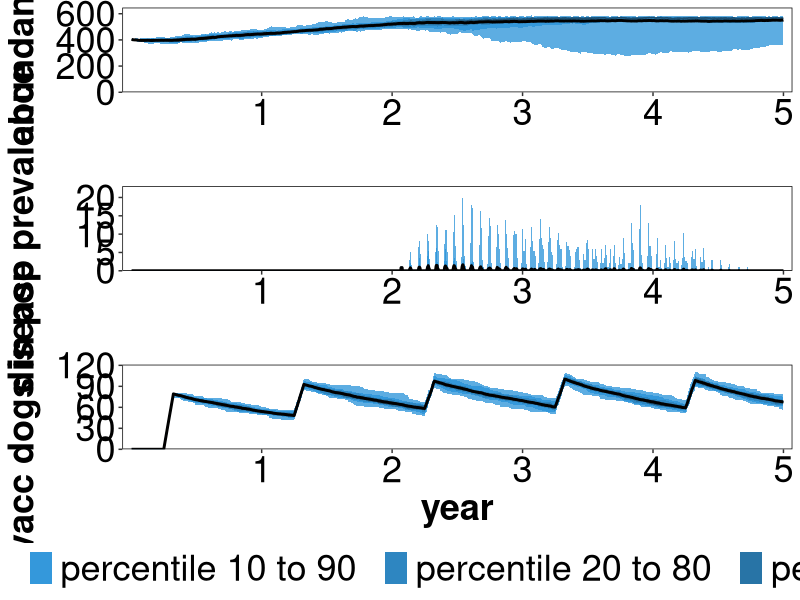

This chart was generated by the following R code:


# BioEcon for Canine Rabies is an individual-based, stochastic simulation model that forecasts the 
# economic and biological results of management.

# Built by Aaron Anderson, Johann Kotze, Brody Hatch, and Jordan Navin

# Version 0.2. Last updated October 4, 2017
# Inquiries and bugs to: Aaron.M.Anderson@aphis.usda.gov 
# Custom builds available

# MIT License
# Copyright (c) 2017 Aaron Anderson
# Permission is hereby granted, free of charge, to any person obtaining a copy
# of this software and associated documentation files (the "Software"), to deal
# in the Software without restriction, including without limitation the rights
# to use, copy, modify, merge, publish, distribute, sublicense, and/or sell
# copies of the Software, and to permit persons to whom the Software is
# furnished to do so, subject to the following conditions:
# The above copyright notice and this permission notice shall be included in all
# copies or substantial portions of the Software.
# THE SOFTWARE IS PROVIDED "AS IS", WITHOUT WARRANTY OF ANY KIND, EXPRESS OR
# IMPLIED, INCLUDING BUT NOT LIMITED TO THE WARRANTIES OF MERCHANTABILITY,
# FITNESS FOR A PARTICULAR PURPOSE AND NONINFRINGEMENT. IN NO EVENT SHALL THE
# AUTHORS OR COPYRIGHT HOLDERS BE LIABLE FOR ANY CLAIM, DAMAGES OR OTHER
# LIABILITY, WHETHER IN AN ACTION OF CONTRACT, TORT OR OTHERWISE, ARISING FROM,
# OUT OF OR IN CONNECTION WITH THE SOFTWARE OR THE USE OR OTHER DEALINGS IN THE
# SOFTWARE.


rm(list=ls())
set.seed(1)

# load required packages
library(ggplot2)
library(gridExtra)
library(gtable)
library(grid)

# inputs for simulation
simulationYears <- 5
simulationEnd   <- 365 * simulationYears
iterations      <- 25

# inputs for initial population
initialPopSize    <- 404
initialFracAdult  <- 0.49
initialFracPup    <- 0.39
initialFracFemale <- 0.38
initialFracImmune <- 0.0
initialFracContra <- 0.0
initialFracVacc   <- 0.0
initialFracSter   <- 0.0

# inputs for mortality
maxJuvAge          <- 299
maxPuppyAge        <- 89
maxAge             <- 4000
carryingCap        <- 577
pupAnnMortProb     <- 0.90
juvAnnMortProb     <- 0.63
adultAnnMortProb   <- 0.32
emigrationProb     <- 0

# inputs for reproduction
immigrantDogs        <- 189
expectedLittersPFY   <- 0.31
expLitterPer <- expectedLittersPFY
meanLitterSize       <- 4.4
femalePupProb        <- 0.38
fractionBirthPulse   <- 0.0
birthPulseVector     <- rep(0, 12)
birthPulseVector[1]  <- 0 
birthPulseVector[2]  <- 0 
birthPulseVector[3]  <- 0
birthPulseVector[4]  <- 0 
birthPulseVector[5]  <- 0 
birthPulseVector[6]  <- 0 
birthPulseVector[7]  <- 0
birthPulseVector[8]  <- 0
birthPulseVector[9]  <- 0 
birthPulseVector[10] <- 0 
birthPulseVector[11] <- 0 
birthPulseVector[12] <- 0 

# inputs for disease
monthsOfPressure      <- 1
dogsPerMonthExposed   <- 1
monthInitIntroduction <- 25
transmissionParam     <- 2.15
bitesPerRabidMean <- transmissionParam
bitesPerRabidShape    <- 1.33
probInfectionFromBite <- 0.49
timeLimitExposed      <- 22 
timeLimitInfective    <- 3
survivalProb          <- 0

# inputs for benefits of management
bitesPerNonRabid     <- 0.00017/3 
bitesPerRabid        <- 0.06756/3 
PEPperNonRabidBite   <- 0.991
PEPperRabidBite      <- 0.991
costPerPEP           <- 754.92
lifeLossPerRabidBite <- 0.19

# inputs for treatment costs
vaccineCost             <- 2.426
contraceptionCostFemale <- 150
contraceptionCostMale   <- 150
sterilizationCostFemale <- 300
sterilizationCostMale   <- 200
euthanasiaCost          <- 150

# inputs for effectiveness of contraception and vaccination
timeVaccineEffective       <- 730
timeBoosterEffective       <- 1095
timeContraEffectiveMales   <- 730
timeContraEffectiveFemales <- 730

# inputs for contact costs
# note: 25, 50, 75, 100, mean 25% 50%, 75%, 100% of specified 
#       initial abundance
contactCost25  <- 1019.09
contactCost50  <- 2757.3
contactCost75  <- 4735.89
contactCost100 <- 8453.7

# input for budget years 1-5    
annualBudget     <- rep(0, simulationYears)
annualBudget[1]  <- 1000
annualBudget[2]  <- 1000
annualBudget[3]  <- 1000
annualBudget[4]  <- 1000
annualBudget[5]  <- 1000

# inputs for strategy
# note: model assumes already sterilized dogs are not re-sterilized. 
#       Within the same year dogs will not be vaccinated or contracepted 
#       twice. If dogs are re-contancted in a future year, they will be 
#       re-vaccinated or re-contracepted
# note: contraception and sterilization cannot both equal 1 for same 
#       demographic
# note: if euthanisia equal 1 for some demographic, 
#       all other treatments must equal zero  
vaccPuppyMale     <- 1
vaccPuppyFemale   <- 1
vaccAdultMale     <- 1
vaccAdultFemale   <- 1
vaccJuvMale       <- 1
vaccJuvFemale     <- 1
contraPuppyMale   <- 0
contraPuppyFemale <- 0
contraAdultMale   <- 0
contraAdultFemale <- 0
contraJuvMale     <- 0
contraJuvFemale   <- 0
sterPuppyMale     <- 0
sterPuppyFemale   <- 0
sterAdultMale     <- 0
sterAdultFemale   <- 0
sterJuvMale       <- 0
sterJuvFemale     <- 0
euthPuppyMale     <- 0
euthPuppyFemale   <- 0
euthAdultMale     <- 0
euthAdultFemale   <- 0
euthJuvMale       <- 0
euthJuvFemale     <- 0

boosterGiven <- TRUE

# inputs for management timing
mgtMonthVector     <- rep(0, 12)
mgtMonthVector[1]  <- 0 
mgtMonthVector[2]  <- 0 
mgtMonthVector[3]  <- 0
mgtMonthVector[4]  <- 1
mgtMonthVector[5]  <- 0
mgtMonthVector[6]  <- 0
mgtMonthVector[7]  <- 0
mgtMonthVector[8]  <- 0
mgtMonthVector[9]  <- 0
mgtMonthVector[10] <- 0
mgtMonthVector[11] <- 0
mgtMonthVector[12] <- 0

########################################################################################################################
# Misc preliminary calculations and assignments:

# Get total number of days in simulation:
simulationEnd   <- 365 * simulationYears

# A vector of month number for use in seasonal timing:
monthSeries <- c(rep(1, 31), rep(2, 28), rep(3, 31), rep(4, 30), 
                 rep(5, 31), rep(6, 30), rep(7, 31), rep(8, 31),
                 rep(9, 30), rep(10, 31), rep(11, 30), rep(12, 31)) 

monthFirstDays <- rep(c(match(1, monthSeries), match(2, monthSeries), match(3, monthSeries), match(4, monthSeries),
                        match(5, monthSeries), match(6, monthSeries), match(7, monthSeries), match(8, monthSeries),
                        match(9, monthSeries), match(10, monthSeries), match(11, monthSeries), match(12, monthSeries)),
                      simulationYears)

# Get days of each year that disease will be introduced:
pressureMonths <- seq(monthInitIntroduction, monthInitIntroduction + monthsOfPressure - 1)  
pressureYears <- (pressureMonths - 1) %/% 12 + 1
pressureDays <- list()
for (i in 1:simulationYears) {
  if (sum(pressureYears == i) > 0) {
    pressureDays[[i]] <- monthFirstDays[pressureMonths[pressureYears == i]]
  } else {
    pressureDays[[i]] <- 0
  }
}
flush.console()

# Calculate demographics of initial population:
initialAdults     <- round(initialFracAdult * initialPopSize)
initialSubAdults  <- initialPopSize - initialAdults
initialPuppies    <- round(initialFracPup * initialSubAdults)
initialJuveniles  <- initialSubAdults - initialPuppies

# Calculate daily mortality probabilities:
pupMortalityProb   <- 1 - (1 - pupAnnMortProb) ^ (1/365)
juvMortalityProb   <- 1 - (1 - juvAnnMortProb) ^ (1/365)
adultMortalityProb <- 1 - (1 - adultAnnMortProb) ^ (1/365)

# Calculate daily litter probabilities:
monthDayCount <- c(31, 28, 31, 30, 31, 30, 31, 31, 30, 31, 30, 31)
if(sum(birthPulseVector) != 12 & sum(birthPulseVector != 0)) {
  peakDays <- sum(birthPulseVector * monthDayCount)
  peakProb <- (fractionBirthPulse * expLitterPer) / peakDays
  offPeakDays <- sum((!birthPulseVector) * monthDayCount)
  offPeakProb <- ((1-fractionBirthPulse) * expLitterPer) / offPeakDays
  litterProbability <- rep(offPeakProb, 365)
  for(m in 1:12) {
    if(birthPulseVector[m] == 1) {
      litterProbability[monthSeries == m] <- peakProb
    }
  }
} else {
  litterProbability <- rep(expLitterPer / 365, 365)
}

# Calculate marginal costs of contact:
marginalCost1 <- contactCost25 / (initialPopSize * 0.25)
marginalCost2 <- contactCost50 / (initialPopSize * 0.25)
marginalCost3 <- contactCost75 / (initialPopSize * 0.25)
marginalCost4 <- contactCost100 / (initialPopSize * 0.25)
marginalCost <- c(marginalCost1, marginalCost2, marginalCost3, marginalCost4)

# List days that management will occur:
mgtDayVector <- rep(0, 365)
for(m in 1:12) {
  if(mgtMonthVector[m] == 1) {
    mgtDayVector[monthSeries == m] <- 1
  }
}
managementDays <- seq(1, 365)
managementDays <- managementDays[mgtDayVector == 1]

# A list of traits in the population matrix:
traitList <- c('age', 'puppy', 'adult','female',
               'sterilized', 'contracepted', 'timeContra',
               'vaccinated', 'timeVacc',
               'boosted', 'contacted', 'contactCost',
               'exposed', 'timeExposed',
               'infective', 'timeInfective',
               'immune', 'month')

# A list of results that will be tracked:
censusSeries <- c('abundance', 'puppy', 'adult', 'females', 
                  'sterilized', 'femalesSterilized',
                  'contracepted', 'femalesContracepted', 
                  'vaccinated', 'immune', 'exposed', 'infective',
                  'PEPs', 'lifeLoss', 'newlyVaccinated') 
censusVector <- rep(0, length(censusSeries))
names(censusVector) <- censusSeries

# Create a 3d array to store results:
resultsMatrix <- array(data=NA, dim=c(simulationEnd, length(censusSeries), iterations))
colnames(resultsMatrix) <- censusSeries

# Create a vector of binary strategy indicators:
strategyNames <- c('vaccPuppyMale', 'vaccPuppyFemale',
                   'vaccAdultMale', 'vaccAdultFemale', 
                   'vaccJuvMale', 'vaccJuvFemale',
                   'contraPuppyMale', 'contraPuppyFemale',
                   'contraAdultMale', 'contraAdultFemale',
                   'contraJuvMale', 'contraJuvFemale',
                   'sterPuppyMale', 'sterPuppyFemale',
                   'sterAdultMale', 'sterAdultFemale', 
                   'sterJuvMale', 'sterJuvFemale',
                   'euthPuppyMale', 'euthPuppyFemale',
                   'euthAdultMale', 'euthAdultFemale', 
                   'euthJuvMale', 'euthJuvFemale') 
strategyVector <- c(vaccPuppyMale, vaccPuppyFemale,
                    vaccAdultMale, vaccAdultFemale, 
                    vaccJuvMale, vaccJuvFemale,
                    contraPuppyMale, contraPuppyFemale,
                    contraAdultMale, contraAdultFemale, 
                    contraJuvMale, contraJuvFemale,
                    sterPuppyMale, sterPuppyFemale,
                    sterAdultMale, sterAdultFemale, 
                    sterJuvMale, sterJuvFemale,
                    euthPuppyMale, euthPuppyFemale,
                    euthAdultMale, euthAdultFemale, 
                    euthJuvMale, euthJuvFemale)
names(strategyVector) <- strategyNames

# Create a cost vector to indicate unit cost of each strategy:
strategyCostVector <- c(rep(vaccineCost, 6),
                        contraceptionCostMale, contraceptionCostFemale,
                        contraceptionCostMale, contraceptionCostFemale, 
                        contraceptionCostMale, contraceptionCostFemale,
                        sterilizationCostMale, sterilizationCostFemale,
                        sterilizationCostMale, sterilizationCostFemale, 
                        sterilizationCostMale, sterilizationCostFemale,
                        rep(euthanasiaCost, 6))
names(strategyCostVector) <- strategyNames
########################################################################################################################

########################################################################################################################
getDailyBudget <- function(j) {
  # Arguments: The year of the simulation (j)
  # Return:    The amount that can be spent each day given the management months specified and the annual budget
  # Purpose:   Called at the beginning of each year to allocate the budget across management campaigns during year
  dailyBudget <- mgtDayVector * (annualBudget[j] / sum(mgtDayVector))
  return(dailyBudget)
}
########################################################################################################################

########################################################################################################################
InitialPopulation <- function() {
  # Agruments: None.
  # Return:    The population matrix.
  # Purpose:   Construct the initial population matrix.
  
  popMatrix <- matrix(0, nrow=initialPopSize, ncol=length(traitList))
  colnames(popMatrix) <- traitList                 
  popMatrix[, 'age'] <- c(sample(seq(1, maxPuppyAge), initialPuppies, replace=TRUE),
                          sample(seq(maxPuppyAge + 1, maxJuvAge), initialJuveniles, replace=TRUE),
                          sample(seq(maxJuvAge + 1, maxAge), initialAdults, replace=TRUE))
  popMatrix[, 'female'] <- sample(c(0, 1), initialPopSize, replace=TRUE, 
                                  prob=c(1-initialFracFemale, initialFracFemale))
  popMatrix[, 'contracepted'] <- sample(c(0, 1), initialPopSize, replace=TRUE, 
                                        prob=c(1-initialFracContra, initialFracContra))
  popMatrix[, 'sterilized'] <- sample(c(0, 1), initialPopSize, replace=TRUE, 
                                      prob=c(1-initialFracSter, initialFracSter))
  popMatrix[, 'vaccinated'] <- sample(c(0, 1), initialPopSize, replace=TRUE, 
                                      prob=c(1-initialFracVacc, initialFracVacc))
  popMatrix[, 'immune'] <- sample(c(0, 1), initialPopSize, replace=TRUE, 
                                  prob=c(1-initialFracImmune, initialFracImmune))
  popMatrix[popMatrix[, 'contracepted']==1, 'timeContra'] <- 
    vapply(popMatrix[popMatrix[, 'contracepted']==1, 'age'], sample, size=1, FUN.VALUE=0) 
  popMatrix[popMatrix[, 'vaccinated']==1, 'timeVacc'] <- 
    vapply(popMatrix[popMatrix[, 'vaccinated']==1, 'age'], sample, size=1, FUN.VALUE=0)
  popMatrix[popMatrix[, 'age'] > maxJuvAge, 'adult'] <- 1
  popMatrix[popMatrix[, 'age'] <= maxPuppyAge, 'puppy'] <- 1
  popMatrix[, 'month'] <- 1
  popMatrix[, 'contactCost'] <- sample(marginalCost, nrow(popMatrix), replace=TRUE)
  
  return(popMatrix)
}
########################################################################################################################

########################################################################################################################
MortalityFunction <- function() {
  # Arguments: None.
  # Return:    An updated population matrix.
  # Purpose:   Induces out-migration, probabilistic mortality,
  #            old-age mortality, and censors population to carrying capacity.
  
  # Induce out-migration:
  emigDraw  <- runif(nrow(popMatrix))
  popMatrix <- popMatrix[emigDraw > emigrationProb, , drop=FALSE]
  
  # Induce mortality:
  n <- nrow(popMatrix)
  mortProbVector <- rep(adultMortalityProb, n)
  mortProbVector[popMatrix[, 'age'] <= maxJuvAge]  <- juvMortalityProb
  mortProbVector[popMatrix[, 'age'] <= maxPuppyAge] <- pupMortalityProb
  mortDraw <- runif(n)
  popMatrix <- popMatrix[mortDraw > mortProbVector, , drop=FALSE]
  popMatrix <- popMatrix[maxAge > popMatrix[, 'age'], , drop=FALSE]
  n <- nrow(popMatrix)
  popMatrix <- popMatrix[sample(seq(1, n), min(carryingCap, n), replace=FALSE), , drop=FALSE]
  
  return(popMatrix)
}
########################################################################################################################

########################################################################################################################
ReproductionFunction <- function(d) {
  # Arguments: Day of the year.
  # Return:    An updated population matrix.
  # Purpose:   Induces reproduction and adds the new puppies to
  #            the population.
  
  popMatrix[popMatrix[, 'age'] == (maxJuvAge + 1), 'adult'] <- 1
  popMatrix[popMatrix[, 'age'] == (maxPuppyAge +1), 'puppy'] <- 0
  fertFemales <- sum(popMatrix[, 'adult'] == 1 & 
                       popMatrix[, 'female'] == 1 &
                       popMatrix[, 'contracepted'] == 0 &
                       popMatrix[, 'sterilized'] == 0 &
                       (popMatrix[, 'exposed'] + popMatrix[, 'infective'] == 0 | popMatrix[, 'immune'] == 1))
  fertFemales <- max(0, fertFemales)
  litterDraw <- runif(fertFemales)
  puppies <- round(sum(litterDraw < litterProbability[d]) * meanLitterSize)
  newDogMatrix <- matrix(0, nrow=puppies, ncol=length(traitList))
  colnames(newDogMatrix) <- traitList
  newDogMatrix[, 'female'] <- sample(c(0, 1), puppies, 
                                     replace=TRUE, prob=c(1-femalePupProb, 
                                                          femalePupProb))
  newDogMatrix[, 'puppy'] <- 1
  newDogMatrix[, 'contactCost'] <- sample(marginalCost, nrow(newDogMatrix), replace=TRUE)
  popMatrix <- rbind(popMatrix, newDogMatrix)
  
  return(popMatrix)
}
########################################################################################################################

########################################################################################################################
ImmigrationFunction <- function() {
  # Arguments: None.
  # Return:    An updated population matrix.
  # Purpose:  Creates immigrant dogs and adds them to the population.
  
  # Calcuate number of new dogs to be added each day:
  newDogCount <- immigrantDogs%/%365
  probNewDog <- (immigrantDogs%%365) / 365
  newDogCount <- newDogCount + (runif(1) < probNewDog)
  
  # Create and add new dogs:
  newDogMatrix <- matrix(0, nrow=newDogCount, ncol=length(traitList))
  colnames(newDogMatrix) <- traitList
  newDogMatrix[, 'female'] <- sample(c(0, 1), newDogCount, 
                                     replace=TRUE, 
                                     prob=c(1-initialFracFemale, 
                                            initialFracFemale))
  newDogMatrix[, 'age'] <- sample(seq(0, maxAge), newDogCount, replace=TRUE)
  newDogMatrix[newDogMatrix[, 'age'] > maxJuvAge, 'adult'] <- 1
  newDogMatrix[newDogMatrix[, 'age'] <= maxPuppyAge, 'puppy'] <- 1
  newDogMatrix[, 'contactCost'] <- sample(marginalCost, nrow(newDogMatrix), replace=TRUE)
  popMatrix <- rbind(popMatrix, newDogMatrix)
  
  return(popMatrix)
}
########################################################################################################################

########################################################################################################################
DiseaseSpreadFunction <- function() {
  # Arguments: None.
  # Return:    An updated population matrix.
  # Purpose:   Induces disease transmission, exogenous disease introduction.
  
  # Exogenous transmission:
  if (d %in% pressureDays[[j]]) {
    temp <- rep(0, nrow(popMatrix))
    # Generate a vector of 0's and 1's that indicates which individuals are exposed:
    temp[sample(seq(1, nrow(popMatrix)), dogsPerMonthExposed)] <- 1
    # Change states if the individual can be moved to the exposed state:
    newExposed <- temp == 1 & popMatrix[, 'infective'] == 0 & popMatrix[, 'exposed'] == 0 &
      popMatrix[, 'immune'] == 0 & popMatrix[, 'vaccinated'] == 0
    popMatrix[newExposed, 'exposed']     <- 1
    popMatrix[newExposed, 'timeExposed'] <- 0
  }
  
  # Endogenous transmission:
  infectiveDogs <- sum(popMatrix[, 'infective'])
  dailyRabidBites <- sum(rnbinom(infectiveDogs, size=(bitesPerRabidShape/timeLimitInfective), 
                                 mu=bitesPerRabidMean/timeLimitInfective))
  # Now we draw dogs randomly from population to be bitten:
  rowsBitten <- unique(sample(seq(1:nrow(popMatrix)), dailyRabidBites, replace=TRUE))
  bitten <- rep(0, nrow(popMatrix))
  bitten[rowsBitten] <- 1
  infectionDraw <- runif(nrow(popMatrix))
  # Treat dog as unbitten if did not actually aquire infection from bite:
  bitten[infectionDraw > probInfectionFromBite] <- 0
  # Take the dogs that received rabid bites and moved to exposed state if appropriate:
  newExposed <- bitten == 1 & popMatrix[, 'infective'] == 0 & popMatrix[, 'exposed'] == 0 &
    popMatrix[, 'immune'] == 0 & popMatrix[, 'vaccinated'] == 0
  popMatrix[newExposed, 'exposed']     <- 1
  popMatrix[newExposed, 'timeExposed'] <- 0
  
  return(popMatrix)
} 
########################################################################################################################

########################################################################################################################
DiseaseProgressionFunction <- function() {
  # Arguments: None.
  # Return:    An updated population matrix.
  # Purpose:   Induces transition from exposed and infective states.
  
  # Transition exposed to infective:
  newInfective <- popMatrix[, 'exposed'] == 1 & popMatrix[, 'timeExposed'] > timeLimitExposed
  popMatrix[newInfective, 'exposed']       <- 0
  popMatrix[newInfective, 'infective']     <- 1
  popMatrix[newInfective, 'timeInfective'] <- 0
  
  # Transition infective to death or immune:
  newRecovered <- popMatrix[, 'infective'] == 1 & popMatrix[, 'timeInfective'] > timeLimitInfective
  recoverDraw <- runif(length(newRecovered))
  recover <- newRecovered[recoverDraw < survivalProb]
  death <- newRecovered[recoverDraw >= survivalProb]
  popMatrix[recover, 'infective'] <- 0
  popMatrix[recover, 'immune']    <- 1
  popMatrix <- popMatrix[!death, , drop=FALSE]
  
  return(popMatrix)
}
########################################################################################################################

########################################################################################################################
CensusFunction <- function() {
  # Arguments: None.
  # Return: A vector of results.
  # Purpose: Calculate results that are recorded daily.
  
  censusVector['abundance'] <- nrow(popMatrix)
  censusVector['puppy'] <- sum(popMatrix[, 'age'] <= maxPuppyAge)
  censusVector['adult'] <- sum(popMatrix[, 'age'] > maxJuvAge)
  censusVector['females'] <- sum(popMatrix[, 'female'])
  censusVector['sterilized'] <- sum(popMatrix[, 'sterilized'])
  censusVector['femalesSterilized'] <- sum(popMatrix[, 'sterilized'] == 1 & popMatrix[, 'female'] == 1)
  censusVector['contracepted'] <- sum(popMatrix[, 'sterilized'])
  censusVector['femalesContracepted'] <- sum(popMatrix[, 'contracepted'] == 1 & 
                                               popMatrix[, 'female'] == 1)
  censusVector['vaccinated'] <- sum(popMatrix[, 'vaccinated'])
  censusVector['immune'] <- sum(popMatrix[, 'immune'])
  censusVector['exposed'] <- sum(popMatrix[, 'exposed'])
  censusVector['infective'] <- sum(popMatrix[, 'infective'])
  bitesNonRabid <- bitesPerNonRabid * (censusVector['abundance'] - censusVector['infective'])
  bitesRabid <- bitesPerRabid * (censusVector['infective'])
  censusVector['PEPs'] <- PEPperNonRabidBite * bitesNonRabid + PEPperRabidBite * bitesRabid
  censusVector['lifeLoss'] <- lifeLossPerRabidBite * ((1 - PEPperRabidBite) * bitesRabid)
  
  return(censusVector)
}
########################################################################################################################


########################################################################################################################
ManagementFunction <- function(d, marginalCost, dailyBudget, totalSpending, totalContacted) {
  dailySpending <- 0
  if (dailyBudget[d] > 0) {
    while (dailySpending < dailyBudget[d] & sum(popMatrix[, 'contacted'] == 0) != 0) {
      # if there are uncontacted dogs left in the lowest marginal cost category, contact them first
      if (sum(popMatrix[, 'contacted'] == 0 & popMatrix[, 'contactCost'] == marginalCost[1]) > 0) {
        dogNumber <- sample(which(popMatrix[, 'contacted'] == 0 & popMatrix[, 'contactCost'] == marginalCost[1] ), 1)
        # now check for uncontacted in 2nd lowest marginal cost category
      } else if (sum(popMatrix[, 'contacted'] == 0 & popMatrix[, 'contactCost'] == marginalCost[2]) > 0) {
        dogNumber <- sample(which(popMatrix[, 'contacted'] == 0 & popMatrix[, 'contactCost'] == marginalCost[2] ), 1)
        # and for 2nd highest marginal cost category
      } else if (sum(popMatrix[, 'contacted'] == 0 & popMatrix[, 'contactCost'] == marginalCost[3]) > 0) {
        dogNumber <- sample(which(popMatrix[, 'contacted'] == 0 & popMatrix[, 'contactCost'] == marginalCost[3] ), 1)
        # and for highest marginal cost category
      } else if (sum(popMatrix[, 'contacted'] == 0 & popMatrix[, 'contactCost'] == marginalCost[4]) > 0) {
        dogNumber <- sample(which(popMatrix[, 'contacted'] == 0 & popMatrix[, 'contactCost'] == marginalCost[4] ), 1)
      }
      popMatrix[dogNumber, 'contacted'] <- 1
      totalContacted <- totalContacted + 1
      dailySpending <- dailySpending + as.numeric(popMatrix[dogNumber, 'contactCost'])
      
      if (popMatrix[dogNumber, 'female'] == 1) {
        # FEMALE management starts here
        
        if (popMatrix[dogNumber, 'puppy'] == 1) {
          # female PUPPY management here
          if (strategyVector['euthPuppyFemale'] == 1) {
            popMatrix <- popMatrix[!dogNumber, , drop=FALSE]
            dailySpending <- dailySpending + as.numeric(strategyCostVector['euthPuppyFemale'])
          } else {
            if (strategyVector['sterPuppyFemale'] == 1) {
              if (popMatrix[dogNumber, 'sterilized'] == 0) {
                popMatrix[dogNumber, 'sterilized'] <- 1
                dailySpending <- dailySpending + as.numeric(strategyCostVector['sterPuppyFemale'])
              }
            } else if (strategyVector['contraPuppyFemale'] == 1) {
              if (popMatrix[dogNumber, 'sterilized'] == 0) {
                # we won't contracept if dog has been sterilized, be we will even if already contracepted
                popMatrix[dogNumber, 'contracepted'] <- 1
                popMatrix[dogNumber, 'timeContra'] <- 0
                dailySpending <- dailySpending + as.numeric(strategyCostVector['contraPuppyFemale'])
              }
            }
            if (strategyVector['vaccPuppyFemale'] == 1) {
              if (popMatrix[dogNumber, 'vaccinated'] == 0) {
                popMatrix[dogNumber, 'vaccinated'] <- 1
                popMatrix[dogNumber, 'timeVacc'] <- 0
                dailySpending <- dailySpending + as.numeric(strategyCostVector['vaccPuppyFemale'])
              } else if (boosterGiven == TRUE) {
                popMatrix[dogNumber, 'vaccinated'] <- 1
                popMatrix[dogNumber, 'boosted'] <- 1
                popMatrix[dogNumber, 'timeVacc'] <- 0
                dailySpending <- dailySpending + as.numeric(strategyCostVector['vaccPuppyFemale'])
              }
            }
          }
          
        } else if (popMatrix[dogNumber, 'adult'] == 1) {
          # female ADULT management here
          if (strategyVector['euthAdultFemale'] == 1) {
            popMatrix <- popMatrix[!dogNumber, , drop=FALSE]
            dailySpending <- dailySpending + as.numeric(strategyCostVector['euthAdultFemale'])
          } else {
            if (strategyVector['sterAdultFemale'] == 1) {
              if (popMatrix[dogNumber, 'sterilized'] == 0) {
                popMatrix[dogNumber, 'sterilized'] <- 1
                dailySpending <- dailySpending + as.numeric(strategyCostVector['sterAdultFemale'])
              }
            } else if (strategyVector['contraAdultFemale'] == 1) {
              if (popMatrix[dogNumber, 'sterilized'] == 0) {
                # we won't contracept if dog has been sterilized, be we will even if already contracepted
                popMatrix[dogNumber, 'contracepted'] <- 1
                popMatrix[dogNumber, 'timeContra'] <- 0
                dailySpending <- dailySpending + as.numeric(strategyCostVector['contraAdultFemale'])
              }
            }
            if (strategyVector['vaccAdultFemale'] == 1) {
              if (popMatrix[dogNumber, 'vaccinated'] == 0) {
                popMatrix[dogNumber, 'vaccinated'] <- 1
                popMatrix[dogNumber, 'timeVacc'] <- 0
                dailySpending <- dailySpending + as.numeric(strategyCostVector['vaccAdultFemale'])
              } else if (boosterGiven == TRUE) {
                popMatrix[dogNumber, 'vaccinated'] <- 1
                popMatrix[dogNumber, 'boosted'] <- 1
                popMatrix[dogNumber, 'timeVacc'] <- 0
                dailySpending <- dailySpending + as.numeric(strategyCostVector['vaccAdultFemale'])
              }
            }
          }
          
        } else {
          # female JUVENILE management here
          if (strategyVector['euthJuvFemale'] == 1) {
            popMatrix <- popMatrix[!dogNumber, , drop=FALSE]
            dailySpending <- dailySpending + as.numeric(strategyCostVector['euthJuvFemale'])
          } else {
            if (strategyVector['sterJuvFemale'] == 1) {
              if (popMatrix[dogNumber, 'sterilized'] == 0) {
                popMatrix[dogNumber, 'sterilized'] <- 1
                dailySpending <- dailySpending + as.numeric(strategyCostVector['sterJuvFemale'])
              }
            } else if (strategyVector['contraJuvFemale'] == 1) {
              if (popMatrix[dogNumber, 'sterilized'] == 0) {
                # we won't contracept if dog has been sterilized, be we will even if already contracepted
                popMatrix[dogNumber, 'contracepted'] <- 1
                popMatrix[dogNumber, 'timeContra'] <- 0
                dailySpending <- dailySpending + as.numeric(strategyCostVector['contraJuvFemale'])
              }
            }
            if (strategyVector['vaccJuvFemale'] == 1) {
              if (popMatrix[dogNumber, 'vaccinated'] == 0) {
                popMatrix[dogNumber, 'vaccinated'] <- 1
                popMatrix[dogNumber, 'timeVacc'] <- 0
                dailySpending <- dailySpending + as.numeric(strategyCostVector['vaccJuvFemale'])
              } else if (boosterGiven == TRUE) {
                popMatrix[dogNumber, 'vaccinated'] <- 1
                popMatrix[dogNumber, 'boosted'] <- 1
                popMatrix[dogNumber, 'timeVacc'] <- 0
                dailySpending <- dailySpending + as.numeric(strategyCostVector['vaccJuvFemale'])
              }
            }
          }
        } 
        
      } else {
        # MALE management starts here
        if (popMatrix[dogNumber, 'puppy'] == 1) {
          # male PUPPY management here
          if (strategyVector['euthPuppyMale'] == 1) {
            popMatrix <- popMatrix[!dogNumber, , drop=FALSE]
            dailySpending <- dailySpending + as.numeric(strategyCostVector['euthPuppyMale'])
          } else {
            if (strategyVector['sterPuppyMale'] == 1) {
              if (popMatrix[dogNumber, 'sterilized'] == 0) {
                popMatrix[dogNumber, 'sterilized'] <- 1
                dailySpending <- dailySpending + as.numeric(strategyCostVector['sterPuppyMale'])
              }
            } else if (strategyVector['contraPuppyMale'] == 1) {
              if (popMatrix[dogNumber, 'sterilized'] == 0) {
                # we won't contracept if dog has been sterilized, be we will even if already contracepted
                popMatrix[dogNumber, 'contracepted'] <- 1
                popMatrix[dogNumber, 'timeContra'] <- 0
                dailySpending <- dailySpending + as.numeric(strategyCostVector['contraPuppyMale'])
              }
            }
            if (strategyVector['vaccPuppyMale'] == 1) {
              if (popMatrix[dogNumber, 'vaccinated'] == 0) {
                popMatrix[dogNumber, 'vaccinated'] <- 1
                popMatrix[dogNumber, 'timeVacc'] <- 0
                dailySpending <- dailySpending + as.numeric(strategyCostVector['vaccPuppyMale'])
              } else if (boosterGiven == TRUE) {
                popMatrix[dogNumber, 'vaccinated'] <- 1
                popMatrix[dogNumber, 'boosted'] <- 1
                popMatrix[dogNumber, 'timeVacc'] <- 0
                dailySpending <- dailySpending + as.numeric(strategyCostVector['vaccPuppyMale'])
              }
            }
          }
          
        } else if (popMatrix[dogNumber, 'adult'] == 1) {
          # male ADULT management here
          if (strategyVector['euthAdultMale'] == 1) {
            popMatrix <- popMatrix[!dogNumber, , drop=FALSE]
            dailySpending <- dailySpending + as.numeric(strategyCostVector['euthAdultMale'])
          } else {
            if (strategyVector['sterAdultMale'] == 1) {
              if (popMatrix[dogNumber, 'sterilized'] == 0) {
                popMatrix[dogNumber, 'sterilized'] <- 1
                dailySpending <- dailySpending + as.numeric(strategyCostVector['sterAdultMale'])
              }
            } else if (strategyVector['contraAdultMale'] == 1) {
              if (popMatrix[dogNumber, 'sterilized'] == 0) {
                # we won't contracept if dog has been sterilized, be we will even if already contracepted
                popMatrix[dogNumber, 'contracepted'] <- 1
                popMatrix[dogNumber, 'timeContra'] <- 0
                dailySpending <- dailySpending + as.numeric(strategyCostVector['contraAdultMale'])
              }
            }
            if (strategyVector['vaccAdultMale'] == 1) {
              if (popMatrix[dogNumber, 'vaccinated'] == 0) {
                popMatrix[dogNumber, 'vaccinated'] <- 1
                popMatrix[dogNumber, 'timeVacc'] <- 0
                dailySpending <- dailySpending + as.numeric(strategyCostVector['vaccAdultMale'])
              } else if (boosterGiven == TRUE) {
                popMatrix[dogNumber, 'vaccinated'] <- 1
                popMatrix[dogNumber, 'boosted'] <- 1
                popMatrix[dogNumber, 'timeVacc'] <- 0
                dailySpending <- dailySpending + as.numeric(strategyCostVector['vaccAdultMale'])
              }
            }
          }
          
        } else {
          # male JUVENILE management here
          if (strategyVector['euthJuvMale'] == 1) {
            popMatrix <- popMatrix[!dogNumber, , drop=FALSE]
            dailySpending <- dailySpending + as.numeric(strategyCostVector['euthJuvMale'])
          } else {
            if (strategyVector['sterJuvMale'] == 1) {
              if (popMatrix[dogNumber, 'sterilized'] == 0) {
                popMatrix[dogNumber, 'sterilized'] <- 1
                dailySpending <- dailySpending + as.numeric(strategyCostVector['sterJuvMale'])
              }
            } else if (strategyVector['contraJuvMale'] == 1) {
              if (popMatrix[dogNumber, 'sterilized'] == 0) {
                # we won't contracept if dog has been sterilized, be we will even if already contracepted
                popMatrix[dogNumber, 'contracepted'] <- 1
                popMatrix[dogNumber, 'timeContra'] <- 0
                dailySpending <- dailySpending + as.numeric(strategyCostVector['contraJuvMale'])
              }
            }
            if (strategyVector['vaccJuvMale'] == 1) {
              if (popMatrix[dogNumber, 'vaccinated'] == 0) {
                popMatrix[dogNumber, 'vaccinated'] <- 1
                popMatrix[dogNumber, 'timeVacc'] <- 0
                dailySpending <- dailySpending + as.numeric(strategyCostVector['vaccJuvMale'])
              } else if (boosterGiven == TRUE) {
                popMatrix[dogNumber, 'vaccinated'] <- 1
                popMatrix[dogNumber, 'boosted'] <- 1
                popMatrix[dogNumber, 'timeVacc'] <- 0
                dailySpending <- dailySpending + as.numeric(strategyCostVector['vaccJuvMale'])
              }
            }
          }
        } 
      }
    }
  }
  
  return(list(popMatrix, totalContacted, dailySpending))
}
########################################################################################################################

########################################################################################################################
TimeFunction <- function() {
  # Arguments: None.
  # Return:    An updated population matrix.
  # Purpose:   Updates time-related columns in the population matrix.
  
  if (boosterGiven == FALSE) {
    # Turn off vaccinated and contracepted when time limit reached: 
    popMatrix[popMatrix[, 'timeVacc'] == timeVaccineEffective, 'vaccinated'] <- 0
    popMatrix[(popMatrix[, 'timeContra'] == timeContraEffectiveFemales & popMatrix[, 'female'] == 1), 
              'contracepted'] <- 0
    popMatrix[(popMatrix[, 'timeContra'] == timeContraEffectiveMales & popMatrix[, 'female'] == 0), 
              'contracepted'] <- 0
  } else {
    # Turn off vaccinated when time limit reached: 
    popMatrix[(popMatrix[, 'timeVacc'] == timeVaccineEffective & popMatrix[, 'boosted'] == 0), 'vaccinated'] <- 0
    
    # Turn off boosted and vaccinated when time limit reached:
    popMatrix[(popMatrix[, 'timeVacc'] == timeBoosterEffective & popMatrix[, 'boosted'] == 1), 'vaccinated'] <- 0
    popMatrix[(popMatrix[, 'timeVacc'] == timeBoosterEffective & popMatrix[, 'boosted'] == 1), 'boosted'] <- 0
    
    # Turn off contracepted when time limit reached:
    popMatrix[(popMatrix[, 'timeContra'] == timeContraEffectiveFemales & popMatrix[, 'female'] == 1), 
              'contracepted'] <- 0
    popMatrix[(popMatrix[, 'timeContra'] == timeContraEffectiveMales & popMatrix[, 'female'] == 0), 
              'contracepted'] <- 0
  }
  
  popMatrix[, 'age']           <- popMatrix[, 'age'] + 1
  popMatrix[, 'timeVacc']      <- popMatrix[, 'timeVacc'] + 1
  popMatrix[, 'timeContra']    <- popMatrix[, 'timeContra'] + 1
  popMatrix[, 'timeExposed']   <- popMatrix[, 'timeExposed'] + 1
  popMatrix[, 'timeInfective'] <- popMatrix[, 'timeInfective'] + 1
  
  return(popMatrix)
}
########################################################################################################################

########################################################################################################################
# Loop through iterations:
for(i in 1:iterations) {
  print(paste('Running iteration', i))
  flush.console()
  popMatrix <- InitialPopulation()
  
  # Loop through years:
  for(j in 1:simulationYears) {
    # reset total spending, number of dogs contacted, and contacted indicator at start of year
    totalSpending <- 0
    totalContacted <- 0
    popMatrix[, 'contacted'] <- 0
    # get the daily budget for each day of year
    dailyBudget <- getDailyBudget(j)
    
    # Loop through days of the year
    for(d in 1:365) {
      popMatrix[, 'month'] <- monthSeries[d]
      resultsMatrix[(365 * (j-1) + d), ,i] <- CensusFunction()
      popMatrix <- MortalityFunction()
      popMatrix <- ReproductionFunction(d)
      popMatrix <- ImmigrationFunction()
      popMatrix <- DiseaseProgressionFunction()
      popMatrix <- DiseaseSpreadFunction()
      tempVacc <- sum(popMatrix[, 'vaccinated'])
      if (totalSpending < annualBudget[j]) {
        mgtReturnList <- ManagementFunction(d, marginalCost, dailyBudget, totalSpending, totalContacted)
        popMatrix <- mgtReturnList[[1]]
        totalContacted <- mgtReturnList[[2]]
        totalSpending <- totalSpending + mgtReturnList[[3]]
      }
      # Record new vaccinations:
      resultsMatrix[(365 * (j-1) + d), 'newlyVaccinated', i] <- sum(popMatrix[, 'vaccinated']) - tempVacc
      popMatrix <- TimeFunction()
    }  # close d for loop
  }  # close j for loop
}  # close i for loop
########################################################################################################################

########################################################################################################################
# to access resultsMatrix:
#   resultsMatrix[day, results series, iteration]

# getting means across iterations:
meanResults <- matrix(NA, nrow=simulationEnd, ncol=length(censusSeries))
for(i in 1:simulationEnd) {
  for(j in 1:length(censusSeries)) {
    meanResults[i, j] <- mean(resultsMatrix[i, j, ], na.rm=TRUE)
  }
}
names(resultsMatrix[1, , 1])    
########################################################################################################################


########################################################################################################################
# get some key results

dogDaysOfInfection   <- round(sum(apply((resultsMatrix[, 'infective', ]), 1, mean, na.rm=TRUE)))
meanAbundance        <- round(mean(apply(resultsMatrix[, 'abundance', ], 1, mean, na.rm=TRUE)))
totalCostOfInfection <- round(sum(apply(resultsMatrix[, 'PEPs', ], 1, mean, na.rm=TRUE))*costPerPEP)
totalHumanDeaths     <- round(sum(apply(resultsMatrix[, 'lifeLoss', ], 1, mean, na.rm=TRUE)))
totalBudget          <- round(sum(annualBudget[1:simulationYears]))
totalVaccinations    <- round(sum(apply(resultsMatrix[, 'newlyVaccinated', ], 1, mean, na.rm=TRUE)))
vaccPercentage       <- max(apply(resultsMatrix[, 'vaccinated', ] / resultsMatrix[, 'abundance', ], 
                                  1, mean, na.rm=TRUE))

# resultsMatrix[, 'infective', ] is a matrix with rows=days and columns=iterations
# get max prevalence by iteration:
maxPrev <- apply(resultsMatrix[, 'infective', ], 2, max, na.rm=TRUE)
dogDaysOfInfection
mean(maxPrev)
mean(maxPrev[maxPrev > 1])
sum(maxPrev > 1)/iterations
totalVaccinations
totalBudget + totalCostOfInfection
totalHumanDeaths
vaccPercentage
########################################################################################################################


########################################################################################################################
# Plot abundance over time
plot.new()
abunMax <- max(resultsMatrix[, 'abundance', ]) * 1.1
daySeries <- seq(1, simulationEnd)

quant0abun   <- apply(resultsMatrix[, 'abundance', ], 1, quantile, 0.0)
quant10abun  <- apply(resultsMatrix[, 'abundance', ], 1, quantile, 0.1)
quant20abun  <- apply(resultsMatrix[, 'abundance', ], 1, quantile, 0.2)
quant30abun  <- apply(resultsMatrix[, 'abundance', ], 1, quantile, 0.3)
quant40abun  <- apply(resultsMatrix[, 'abundance', ], 1, quantile, 0.4)
quant50abun  <- apply(resultsMatrix[, 'abundance', ], 1, quantile, 0.5)
quant60abun  <- apply(resultsMatrix[, 'abundance', ], 1, quantile, 0.6)
quant70abun  <- apply(resultsMatrix[, 'abundance', ], 1, quantile, 0.7)
quant80abun  <- apply(resultsMatrix[, 'abundance', ], 1, quantile, 0.8)
quant90abun  <- apply(resultsMatrix[, 'abundance', ], 1, quantile, 0.9)
quant100abun <- apply(resultsMatrix[, 'abundance', ], 1, quantile, 1.0)
meanAbun = apply(resultsMatrix[, 'abundance', ], 1, mean, na.rm=TRUE)

abundPlot <- ggplot() +
  geom_ribbon(aes(x=daySeries, ymax=quant100abun, ymin=quant0abun, fill='full range  ')) +
  geom_ribbon(aes(x=daySeries, ymax=quant90abun, ymin=quant10abun, fill='percentile 10 to 90  ')) +
  geom_ribbon(aes(x=daySeries, ymax=quant80abun, ymin=quant20abun, fill='percentile 20 to 80  ')) +
  geom_ribbon(aes(x=daySeries, ymax=quant70abun, ymin=quant30abun, fill='percentile 30 to 70  ')) +
  geom_ribbon(aes(x=daySeries, ymax=quant60abun, ymin=quant40abun, fill='percentile 40 to 60  ')) +
  geom_line(aes(daySeries, quant50abun, colour = 'median  ')) +
  geom_line(aes(daySeries, meanAbun, colour = 'mean  '), size=1.0) +
  scale_x_continuous(limits=c(0, simulationEnd), expand = c(0, 25), breaks=c(365, 730, 1095, 1460, 1825),
                     labels = c('1', '2', '3', '4', '5')) +
  scale_y_continuous(limits=c(0, abunMax), expand = c(0, 0)) +
  ylab('abundance') +
  theme(axis.title.y=element_text(margin=margin(0,10,0,0))) +
  theme(axis.text=element_text(size=26, color='black'), 
        axis.title=element_text(size=26, face="bold", color='black')) +
  xlab('') +
  theme(axis.line = element_blank(),
        panel.grid.major = element_blank(),
        panel.grid.minor = element_blank(),
        panel.border = element_rect(fill=NA, colour='black'),
        panel.background = element_blank()) +
  scale_colour_manual(name=NULL, values=c('median  '='#1B4F72',
                                          'mean  '='black')) +
  scale_fill_manual(name=NULL, values=c('full range  '='#5DADE2', 
                                        'percentile 10 to 90  '='#3498DB', 
                                        'percentile 20 to 80  '='#2E86C1', 
                                        'percentile 30 to 70  '='#2874A6', 
                                        'percentile 40 to 60  '='#21618C')) +
  theme(legend.text.align=0) + 
  theme(legend.position='none') 
########################################################################################################################


########################################################################################################################
# Plot disease prevalence over time

daySeries <- seq(1, simulationEnd)
prevMax <- max(resultsMatrix[, 'infective', ]) * 1.1

quant0inf   <- apply(resultsMatrix[, 'infective', ], 1, quantile, 0.0)
quant10inf  <- apply(resultsMatrix[, 'infective', ], 1, quantile, 0.1)
quant20inf  <- apply(resultsMatrix[, 'infective', ], 1, quantile, 0.2)
quant30inf  <- apply(resultsMatrix[, 'infective', ], 1, quantile, 0.3)
quant40inf  <- apply(resultsMatrix[, 'infective', ], 1, quantile, 0.4)
quant50inf  <- apply(resultsMatrix[, 'infective', ], 1, quantile, 0.5)
quant60inf  <- apply(resultsMatrix[, 'infective', ], 1, quantile, 0.6)
quant70inf  <- apply(resultsMatrix[, 'infective', ], 1, quantile, 0.7)
quant80inf  <- apply(resultsMatrix[, 'infective', ], 1, quantile, 0.8)
quant90inf  <- apply(resultsMatrix[, 'infective', ], 1, quantile, 0.9)
quant100inf <- apply(resultsMatrix[, 'infective', ], 1, quantile, 1.0)
meanInf = apply(resultsMatrix[, 'infective', ], 1, mean, na.rm=TRUE)

infectPlot <- ggplot() +
  geom_ribbon(aes(x=daySeries, ymax=quant100inf, ymin=quant0inf, fill='full range  ')) +
  geom_ribbon(aes(x=daySeries, ymax=quant90inf, ymin=quant10inf, fill='percentile 10 to 90  ')) +
  geom_ribbon(aes(x=daySeries, ymax=quant80inf, ymin=quant20inf, fill='percentile 20 to 80  ')) +
  geom_ribbon(aes(x=daySeries, ymax=quant70inf, ymin=quant30inf, fill='percentile 30 to 70  ')) +
  geom_ribbon(aes(x=daySeries, ymax=quant60inf, ymin=quant40inf, fill='percentile 40 to 60  ')) +
  geom_line(aes(daySeries, quant50inf, colour = 'median  ')) +
  geom_line(aes(daySeries, meanInf, colour = 'mean  '), size=1.0) +
  scale_x_continuous(limits=c(0, simulationEnd), expand = c(0, 25), breaks=c(365, 730, 1095, 1460, 1825),
                     labels = c('1', '2', '3', '4', '5')) +
  scale_y_continuous(limits=c(0, prevMax), expand = c(0, 0)) +
  ylab('disease prevalence') +
  theme(axis.title.y=element_text(margin=margin(0,10,0,0))) +
  theme(axis.text=element_text(size=26, color='black'), 
        axis.title=element_text(size=26, face="bold", color='black')) +
  xlab('') +
  theme(axis.line = element_blank(),
        panel.grid.major = element_blank(),
        panel.grid.minor = element_blank(),
        panel.border = element_rect(fill=NA, colour='black'),
        panel.background = element_blank()) +
  scale_colour_manual(name=NULL, values=c('median  '='#1B4F72',
                                          'mean  '='black')) +
  scale_fill_manual(name=NULL, values=c('full range  '='#5DADE2', 
                                        'percentile 10 to 90  '='#3498DB', 
                                        'percentile 20 to 80  '='#2E86C1', 
                                        'percentile 30 to 70  '='#2874A6', 
                                        'percentile 40 to 60  '='#21618C')) +
  theme(legend.text.align=0) + 
  theme(legend.position='none') 
########################################################################################################################


########################################################################################################################
# Plot vaccinated dogs over time

vaccMax <- max(resultsMatrix[, 'vaccinated', ]) * 1.1
daySeries <- seq(1, simulationEnd)

quant0vac  <- apply(resultsMatrix[, 'vaccinated', ], 1, quantile, 0.0)
quant10vac  <- apply(resultsMatrix[, 'vaccinated', ], 1, quantile, 0.1)
quant20vac  <- apply(resultsMatrix[, 'vaccinated', ], 1, quantile, 0.2)
quant30vac  <- apply(resultsMatrix[, 'vaccinated', ], 1, quantile, 0.3)
quant40vac  <- apply(resultsMatrix[, 'vaccinated', ], 1, quantile, 0.4)
quant50vac  <- apply(resultsMatrix[, 'vaccinated', ], 1, quantile, 0.5)
quant60vac  <- apply(resultsMatrix[, 'vaccinated', ], 1, quantile, 0.6)
quant70vac  <- apply(resultsMatrix[, 'vaccinated', ], 1, quantile, 0.7)
quant80vac  <- apply(resultsMatrix[, 'vaccinated', ], 1, quantile, 0.8)
quant90vac  <- apply(resultsMatrix[, 'vaccinated', ], 1, quantile, 0.9)
quant100vac <- apply(resultsMatrix[, 'vaccinated', ], 1, quantile, 1.0)
meanVac = apply(resultsMatrix[, 'vaccinated', ], 1, mean, na.rm=TRUE)

vaccPlot <- ggplot() +
  geom_ribbon(aes(x=daySeries, ymax=quant100vac, ymin=quant0vac, fill='full range  ')) +
  geom_ribbon(aes(x=daySeries, ymax=quant90vac, ymin=quant10vac, fill='percentile 10 to 90  ')) +
  geom_ribbon(aes(x=daySeries, ymax=quant80vac, ymin=quant20vac, fill='percentile 20 to 80  ')) +
  geom_ribbon(aes(x=daySeries, ymax=quant70vac, ymin=quant30vac, fill='percentile 30 to 70  ')) +
  geom_ribbon(aes(x=daySeries, ymax=quant60vac, ymin=quant40vac, fill='percentile 40 to 60  ')) +
  geom_line(aes(daySeries, quant50vac, colour = 'median  ')) +
  geom_line(aes(daySeries, meanVac, colour = 'mean  '), size=1.0) +
  scale_x_continuous(limits=c(0, simulationEnd), expand = c(0, 25), breaks=c(365, 730, 1095, 1460, 1825),
                     labels = c('1', '2', '3', '4', '5')) +
  scale_y_continuous(limits=c(0, vaccMax), expand = c(0, 0)) +
  ylab('vacc dogs in pop') +
  theme(axis.title.y=element_text(margin=margin(0,10,0,0))) +
  theme(axis.text=element_text(size=26, color='black'), 
        axis.title=element_text(size=26, face="bold", color='black')) +
  xlab('year') +
  theme(axis.line = element_blank(),
        panel.grid.major = element_blank(),
        panel.grid.minor = element_blank(),
        panel.border = element_rect(fill=NA, colour='black'),
        panel.background = element_blank()) +
  scale_colour_manual(name=NULL, values=c('median  '='#1B4F72',
                                          'mean  '='black')) +
  scale_fill_manual(name=NULL, values=c('full range  '='#5DADE2', 
                                        'percentile 10 to 90  '='#3498DB', 
                                        'percentile 20 to 80  '='#2E86C1', 
                                        'percentile 30 to 70  '='#2874A6', 
                                        'percentile 40 to 60  '='#21618C')) +
  theme(legend.text.align=0) +
  theme(legend.text=element_text(size=26)) +
  theme(legend.position='bottom') 
########################################################################################################################

grid.draw(rbind(ggplotGrob(abundPlot), ggplotGrob(infectPlot), ggplotGrob(vaccPlot)))

csv_data = data.frame(cbind(daySeries, meanAbun, meanInf, meanVac))
